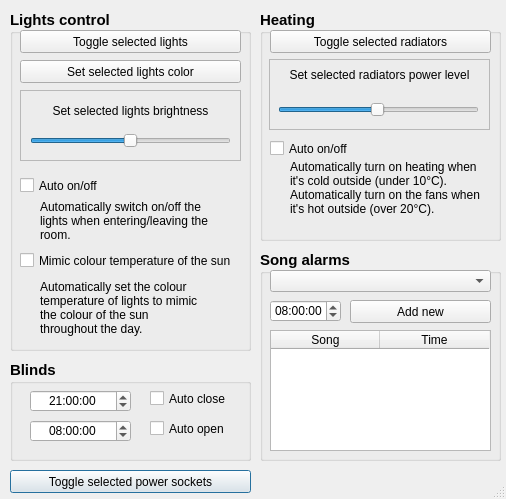
<?xml version="1.0" encoding="UTF-8"?>
<ui version="4.0">
 <class>ControllerScreen</class>
 <widget class="QDialog" name="ControllerScreen">
  <property name="geometry">
   <rect>
    <x>0</x>
    <y>0</y>
    <width>506</width>
    <height>499</height>
   </rect>
  </property>
  <property name="sizePolicy">
   <sizepolicy hsizetype="Minimum" vsizetype="Minimum">
    <horstretch>0</horstretch>
    <verstretch>0</verstretch>
   </sizepolicy>
  </property>
  <property name="windowTitle">
   <string>Smart home controller screen</string>
  </property>
  <property name="windowIcon">
   <iconset>
    <normaloff>resources/images/smart devices/control screen.png</normaloff>resources/images/smart devices/control screen.png</iconset>
  </property>
  <property name="sizeGripEnabled">
   <bool>true</bool>
  </property>
  <widget class="QPushButton" name="pushButton_toggleSelectedPowerSockets">
   <property name="geometry">
    <rect>
     <x>10</x>
     <y>470</y>
     <width>241</width>
     <height>23</height>
    </rect>
   </property>
   <property name="text">
    <string>Toggle selected power sockets</string>
   </property>
  </widget>
  <widget class="QGroupBox" name="groupBox_lights_control">
   <property name="geometry">
    <rect>
     <x>10</x>
     <y>10</y>
     <width>241</width>
     <height>341</height>
    </rect>
   </property>
   <property name="font">
    <font>
     <pointsize>11</pointsize>
     <weight>75</weight>
     <bold>true</bold>
    </font>
   </property>
   <property name="title">
    <string>Lights control</string>
   </property>
   <widget class="QCheckBox" name="checkBox_AutoLights">
    <property name="geometry">
     <rect>
      <x>10</x>
      <y>160</y>
      <width>131</width>
      <height>31</height>
     </rect>
    </property>
    <property name="font">
     <font>
      <pointsize>9</pointsize>
      <weight>50</weight>
      <bold>false</bold>
     </font>
    </property>
    <property name="text">
     <string>Auto on/off</string>
    </property>
   </widget>
   <widget class="QPushButton" name="pushButton_toggleSelectedLights">
    <property name="geometry">
     <rect>
      <x>10</x>
      <y>20</y>
      <width>221</width>
      <height>23</height>
     </rect>
    </property>
    <property name="font">
     <font>
      <pointsize>9</pointsize>
      <weight>50</weight>
      <bold>false</bold>
     </font>
    </property>
    <property name="text">
     <string>Toggle selected lights</string>
    </property>
   </widget>
   <widget class="QPushButton" name="pushButton_setSelectedLightsColor">
    <property name="geometry">
     <rect>
      <x>10</x>
      <y>50</y>
      <width>221</width>
      <height>23</height>
     </rect>
    </property>
    <property name="font">
     <font>
      <pointsize>9</pointsize>
      <weight>50</weight>
      <bold>false</bold>
     </font>
    </property>
    <property name="text">
     <string>Set selected lights color</string>
    </property>
   </widget>
   <widget class="QFrame" name="frame">
    <property name="geometry">
     <rect>
      <x>10</x>
      <y>80</y>
      <width>221</width>
      <height>71</height>
     </rect>
    </property>
    <property name="frameShape">
     <enum>QFrame::StyledPanel</enum>
    </property>
    <property name="frameShadow">
     <enum>QFrame::Plain</enum>
    </property>
    <property name="lineWidth">
     <number>3</number>
    </property>
    <widget class="QLabel" name="label">
     <property name="geometry">
      <rect>
       <x>0</x>
       <y>0</y>
       <width>221</width>
       <height>41</height>
      </rect>
     </property>
     <property name="font">
      <font>
       <pointsize>9</pointsize>
       <weight>50</weight>
       <bold>false</bold>
      </font>
     </property>
     <property name="text">
      <string>Set selected lights brightness</string>
     </property>
     <property name="alignment">
      <set>Qt::AlignCenter</set>
     </property>
     <property name="wordWrap">
      <bool>true</bool>
     </property>
    </widget>
    <widget class="QSlider" name="horizontalSlider_selectedLightsOpacity">
     <property name="geometry">
      <rect>
       <x>10</x>
       <y>40</y>
       <width>201</width>
       <height>22</height>
      </rect>
     </property>
     <property name="minimum">
      <number>1</number>
     </property>
     <property name="maximum">
      <number>255</number>
     </property>
     <property name="value">
      <number>128</number>
     </property>
     <property name="orientation">
      <enum>Qt::Horizontal</enum>
     </property>
    </widget>
   </widget>
   <widget class="QLabel" name="label_2">
    <property name="geometry">
     <rect>
      <x>30</x>
      <y>190</y>
      <width>171</width>
      <height>51</height>
     </rect>
    </property>
    <property name="font">
     <font>
      <pointsize>9</pointsize>
      <weight>50</weight>
      <bold>false</bold>
     </font>
    </property>
    <property name="text">
     <string>Automatically switch on/off the lights when entering/leaving the room.</string>
    </property>
    <property name="alignment">
     <set>Qt::AlignLeading|Qt::AlignLeft|Qt::AlignTop</set>
    </property>
    <property name="wordWrap">
     <bool>true</bool>
    </property>
   </widget>
   <widget class="QCheckBox" name="checkBox_mimic_sun_color_temperature">
    <property name="geometry">
     <rect>
      <x>10</x>
      <y>240</y>
      <width>221</width>
      <height>21</height>
     </rect>
    </property>
    <property name="font">
     <font>
      <pointsize>9</pointsize>
      <weight>50</weight>
      <bold>false</bold>
     </font>
    </property>
    <property name="text">
     <string>Mimic colour temperature of the sun</string>
    </property>
   </widget>
   <widget class="QLabel" name="label_3">
    <property name="geometry">
     <rect>
      <x>30</x>
      <y>270</y>
      <width>161</width>
      <height>71</height>
     </rect>
    </property>
    <property name="font">
     <font>
      <pointsize>9</pointsize>
      <weight>50</weight>
      <bold>false</bold>
     </font>
    </property>
    <property name="text">
     <string>Automatically set the colour temperature of lights to mimic the colour of the sun throughout the day.</string>
    </property>
    <property name="alignment">
     <set>Qt::AlignLeading|Qt::AlignLeft|Qt::AlignTop</set>
    </property>
    <property name="wordWrap">
     <bool>true</bool>
    </property>
   </widget>
  </widget>
  <widget class="QGroupBox" name="groupBox_song_alarm">
   <property name="geometry">
    <rect>
     <x>260</x>
     <y>250</y>
     <width>241</width>
     <height>211</height>
    </rect>
   </property>
   <property name="font">
    <font>
     <pointsize>11</pointsize>
     <weight>75</weight>
     <bold>true</bold>
    </font>
   </property>
   <property name="title">
    <string>Song alarms</string>
   </property>
   <widget class="QPushButton" name="pushButton_add_new_song_alarm">
    <property name="enabled">
     <bool>true</bool>
    </property>
    <property name="geometry">
     <rect>
      <x>90</x>
      <y>50</y>
      <width>141</width>
      <height>23</height>
     </rect>
    </property>
    <property name="font">
     <font>
      <pointsize>9</pointsize>
      <weight>50</weight>
      <bold>false</bold>
     </font>
    </property>
    <property name="text">
     <string>Add new</string>
    </property>
   </widget>
   <widget class="QTimeEdit" name="timeEdit">
    <property name="geometry">
     <rect>
      <x>10</x>
      <y>50</y>
      <width>71</width>
      <height>22</height>
     </rect>
    </property>
    <property name="font">
     <font>
      <pointsize>9</pointsize>
      <weight>50</weight>
      <bold>false</bold>
     </font>
    </property>
    <property name="alignment">
     <set>Qt::AlignCenter</set>
    </property>
    <property name="dateTime">
     <datetime>
      <hour>8</hour>
      <minute>0</minute>
      <second>0</second>
      <year>2000</year>
      <month>1</month>
      <day>1</day>
     </datetime>
    </property>
   </widget>
   <widget class="QComboBox" name="comboBox_songs">
    <property name="geometry">
     <rect>
      <x>10</x>
      <y>20</y>
      <width>221</width>
      <height>22</height>
     </rect>
    </property>
    <property name="font">
     <font>
      <pointsize>9</pointsize>
      <weight>50</weight>
      <bold>false</bold>
     </font>
    </property>
   </widget>
   <widget class="QTableWidget" name="tableWidget_song_alarms">
    <property name="geometry">
     <rect>
      <x>10</x>
      <y>80</y>
      <width>221</width>
      <height>121</height>
     </rect>
    </property>
    <property name="font">
     <font>
      <pointsize>9</pointsize>
      <weight>50</weight>
      <bold>false</bold>
     </font>
    </property>
    <property name="rowCount">
     <number>0</number>
    </property>
    <property name="columnCount">
     <number>2</number>
    </property>
    <attribute name="horizontalHeaderDefaultSectionSize">
     <number>109</number>
    </attribute>
    <attribute name="verticalHeaderVisible">
     <bool>false</bool>
    </attribute>
    <column>
     <property name="text">
      <string>Song</string>
     </property>
    </column>
    <column>
     <property name="text">
      <string>Time</string>
     </property>
    </column>
   </widget>
  </widget>
  <widget class="QGroupBox" name="groupBox_heating">
   <property name="geometry">
    <rect>
     <x>260</x>
     <y>10</y>
     <width>241</width>
     <height>231</height>
    </rect>
   </property>
   <property name="font">
    <font>
     <pointsize>11</pointsize>
     <weight>75</weight>
     <bold>true</bold>
    </font>
   </property>
   <property name="title">
    <string>Heating</string>
   </property>
   <widget class="QCheckBox" name="checkBox_heating_auto_on_off">
    <property name="geometry">
     <rect>
      <x>10</x>
      <y>130</y>
      <width>91</width>
      <height>17</height>
     </rect>
    </property>
    <property name="font">
     <font>
      <pointsize>9</pointsize>
      <weight>50</weight>
      <bold>false</bold>
     </font>
    </property>
    <property name="text">
     <string>Auto on/off</string>
    </property>
   </widget>
   <widget class="QLabel" name="label_heating_auto_on_off">
    <property name="geometry">
     <rect>
      <x>30</x>
      <y>150</y>
      <width>191</width>
      <height>81</height>
     </rect>
    </property>
    <property name="font">
     <font>
      <pointsize>9</pointsize>
      <weight>50</weight>
      <bold>false</bold>
     </font>
    </property>
    <property name="text">
     <string>Automatically turn on heating when it's cold outside (under 10°C). Automatically turn on the fans when it's hot outside (over 20°C).</string>
    </property>
    <property name="alignment">
     <set>Qt::AlignLeading|Qt::AlignLeft|Qt::AlignTop</set>
    </property>
    <property name="wordWrap">
     <bool>true</bool>
    </property>
   </widget>
   <widget class="QPushButton" name="pushButton_toggle_selected_radiators">
    <property name="geometry">
     <rect>
      <x>10</x>
      <y>20</y>
      <width>221</width>
      <height>23</height>
     </rect>
    </property>
    <property name="font">
     <font>
      <pointsize>9</pointsize>
      <weight>50</weight>
      <bold>false</bold>
     </font>
    </property>
    <property name="text">
     <string>Toggle selected radiators</string>
    </property>
   </widget>
   <widget class="QFrame" name="frame_2">
    <property name="geometry">
     <rect>
      <x>9</x>
      <y>49</y>
      <width>221</width>
      <height>71</height>
     </rect>
    </property>
    <property name="frameShape">
     <enum>QFrame::StyledPanel</enum>
    </property>
    <property name="frameShadow">
     <enum>QFrame::Plain</enum>
    </property>
    <widget class="QLabel" name="label_selected_radiators_power_level">
     <property name="geometry">
      <rect>
       <x>0</x>
       <y>0</y>
       <width>221</width>
       <height>31</height>
      </rect>
     </property>
     <property name="font">
      <font>
       <pointsize>9</pointsize>
       <weight>50</weight>
       <bold>false</bold>
      </font>
     </property>
     <property name="text">
      <string>Set selected radiators power level</string>
     </property>
     <property name="alignment">
      <set>Qt::AlignCenter</set>
     </property>
    </widget>
    <widget class="QSlider" name="horizontalSlider_selected_radiators_power_level">
     <property name="geometry">
      <rect>
       <x>9</x>
       <y>40</y>
       <width>201</width>
       <height>22</height>
      </rect>
     </property>
     <property name="minimum">
      <number>1</number>
     </property>
     <property name="maximum">
      <number>100</number>
     </property>
     <property name="value">
      <number>50</number>
     </property>
     <property name="orientation">
      <enum>Qt::Horizontal</enum>
     </property>
     <property name="tickPosition">
      <enum>QSlider::NoTicks</enum>
     </property>
    </widget>
   </widget>
  </widget>
  <widget class="QGroupBox" name="groupBox">
   <property name="geometry">
    <rect>
     <x>10</x>
     <y>360</y>
     <width>241</width>
     <height>101</height>
    </rect>
   </property>
   <property name="font">
    <font>
     <pointsize>11</pointsize>
     <weight>75</weight>
     <bold>true</bold>
    </font>
   </property>
   <property name="title">
    <string>Blinds</string>
   </property>
   <property name="flat">
    <bool>false</bool>
   </property>
   <property name="checkable">
    <bool>false</bool>
   </property>
   <widget class="QTimeEdit" name="timeEdit_blinds_auto_close">
    <property name="geometry">
     <rect>
      <x>20</x>
      <y>30</y>
      <width>101</width>
      <height>22</height>
     </rect>
    </property>
    <property name="font">
     <font>
      <pointsize>9</pointsize>
      <weight>50</weight>
      <bold>false</bold>
     </font>
    </property>
    <property name="alignment">
     <set>Qt::AlignCenter</set>
    </property>
    <property name="dateTime">
     <datetime>
      <hour>21</hour>
      <minute>0</minute>
      <second>0</second>
      <year>2000</year>
      <month>1</month>
      <day>1</day>
     </datetime>
    </property>
   </widget>
   <widget class="QCheckBox" name="checkBox_blinds_auto_open">
    <property name="geometry">
     <rect>
      <x>140</x>
      <y>60</y>
      <width>91</width>
      <height>17</height>
     </rect>
    </property>
    <property name="font">
     <font>
      <pointsize>9</pointsize>
      <weight>50</weight>
      <bold>false</bold>
     </font>
    </property>
    <property name="text">
     <string>Auto open</string>
    </property>
   </widget>
   <widget class="QTimeEdit" name="timeEdit_blinds_auto_open">
    <property name="geometry">
     <rect>
      <x>20</x>
      <y>60</y>
      <width>101</width>
      <height>22</height>
     </rect>
    </property>
    <property name="font">
     <font>
      <pointsize>9</pointsize>
      <weight>50</weight>
      <bold>false</bold>
     </font>
    </property>
    <property name="alignment">
     <set>Qt::AlignCenter</set>
    </property>
    <property name="dateTime">
     <datetime>
      <hour>8</hour>
      <minute>0</minute>
      <second>0</second>
      <year>2000</year>
      <month>1</month>
      <day>1</day>
     </datetime>
    </property>
   </widget>
   <widget class="QCheckBox" name="checkBox_blinds_auto_close">
    <property name="geometry">
     <rect>
      <x>140</x>
      <y>30</y>
      <width>91</width>
      <height>17</height>
     </rect>
    </property>
    <property name="font">
     <font>
      <pointsize>9</pointsize>
      <weight>50</weight>
      <bold>false</bold>
     </font>
    </property>
    <property name="text">
     <string>Auto close</string>
    </property>
   </widget>
  </widget>
 </widget>
 <resources/>
 <connections/>
</ui>
